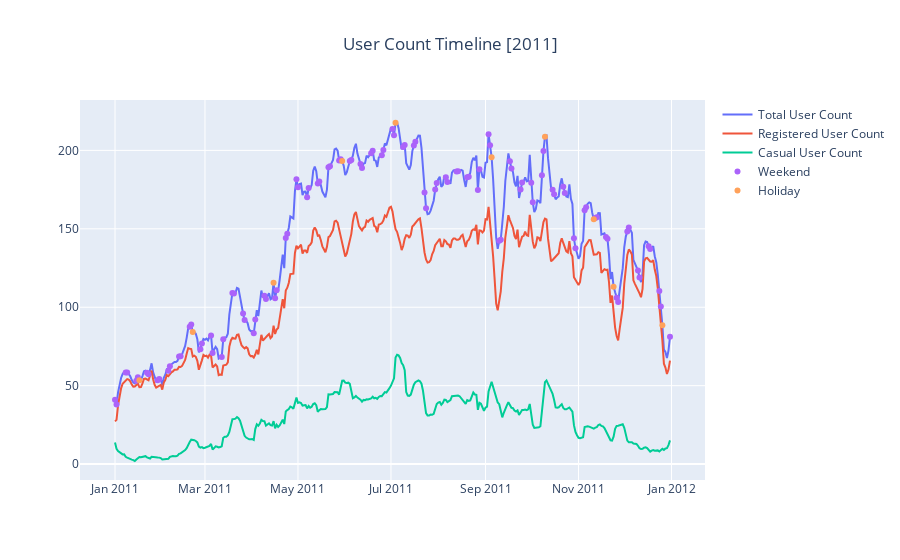

Notebook source saved alongside this figure:
### Code cell
fig0 = go.Figure()

line3 = df_roll_7d.registered['2011']
line4 = df_roll_7d.casual['2011']

fig0.update_layout(
    title={
        'text': 'User Count Timeline [2011]',
        'x':0.5,
        'xanchor': 'center'})
fig0.add_trace(go.Scatter(x=line1.index,y=line1.values, mode='lines', name='Total User Count'))
fig0.add_trace(go.Scatter(x=line3.index,y=line3.values, mode='lines', name='Registered User Count'))
fig0.add_trace(go.Scatter(x=line4.index,y=line4.values, mode='lines', name='Casual User Count'))
fig0.add_trace(go.Scatter(x=marker1.index,y=marker1.values, mode='markers', name='Weekend'))
fig0.add_trace(go.Scatter(x=marker2.index,y=marker2.values, mode='markers', name='Holiday'))

### Figure 1 — Plotly figure (JSON) as saved in the notebook; plotly's stock layout.template omitted (floating-point values rounded to 4 significant figures; data arrays with more than 128 entries replaced by an {"elided": "..."} marker saying what was removed)
{"data": [{"mode": "lines", "name": "Total User Count", "type": "scatter", "x": {"elided": "365 str values"}, "y": {"elided": "365 float values"}}, {"mode": "lines", "name": "Registered User Count", "type": "scatter", "x": {"elided": "365 str values"}, "y": {"elided": "365 float values"}}, {"mode": "lines", "name": "Casual User Count", "type": "scatter", "x": {"elided": "365 str values"}, "y": {"elided": "365 float values"}}, {"mode": "markers", "name": "Weekend", "type": "scatter", "x": ["2011-10-02", "2011-03-12", "2011-07-30", "2011-06-04", "2011-12-03", "2011-12-10", "2011-08-14", "2011-12-17", "2011-02-06", "2011-07-23", "2011-08-20", "2011-12-24", "2011-05-22", "2011-06-05", "2011-12-18", "2011-02-27", "2011-03-27", "2011-12-25", "2011-12-31", "2011-03-06", "2011-04-30", "2011-07-24", "2011-04-24", "2011-08-13", "2011-10-01", "2011-02-13", "2011-09-04", "2011-04-10", "2011-06-26", "2011-04-23", "2011-11-06", "2011-05-08", "2011-07-17", "2011-01-15", "2011-11-26", "2011-09-17", "2011-10-29", "2011-11-27", "2011-01-02", "2011-11-13", "2011-09-11", "2011-01-22", "2011-01-23", "2011-03-05", "2011-03-13", "2011-05-15", "2011-01-29", "2011-01-01", "2011-06-11", "2011-07-10", "2011-08-27", "2011-09-18", "2011-11-05", "2011-06-12", "2011-09-10", "2011-08-28", "2011-02-12", "2011-07-31", "2011-12-04", "2011-10-09", "2011-02-19", "2011-10-16", "2011-03-19", "2011-09-03", "2011-12-11", "2011-06-19", "2011-06-18", "2011-08-06", "2011-02-05", "2011-07-16", "2011-10-08", "2011-04-02", "2011-05-07", "2011-05-01", "2011-01-16", "2011-11-20", "2011-05-21", "2011-11-19", "2011-04-16", "2011-06-25", "2011-03-20", "2011-08-21", "2011-10-30", "2011-02-26", "2011-03-26", "2011-01-09", "2011-10-23", "2011-07-02", "2011-05-29", "2011-10-22", "2011-04-17", "2011-05-14", "2011-01-08", "2011-02-20", "2011-09-25", "2011-07-09", "2011-04-09", "2011-10-15", "2011-01-30", "2011-09-24", "2011-04-03", "2011-05-28", "2011-07-03", "2011-11-12", "2011-08-07"], "y": [166.9, 68.35, 175.0, 193.2, 148.3, 123.4, 186.8, 138.9, 62.34, 173.1, 182.9, 110.3, 189.8, 193.9, 137.1, 76.94, 91.79, 100.5, 81.14, 70.83, 181.6, 163.1, 146.9, 186.5, 179.4, 68.79, 203.3, 105.2, 200.2, 144.2, 163.8, 176.0, 205.6, 53.13, 106.0, 193.1, 143.9, 103.4, 37.93, 157.3, 143.0, 58.25, 57.2, 81.99, 79.61, 180.2, 53.53, 41.04, 191.4, 203.5, 174.7, 188.5, 161.9, 188.7, 142.4, 188.0, 68.58, 179.2, 150.8, 199.5, 87.55, 172.1, 109.1, 210.4, 119.0, 199.8, 198.1, 182.9, 59.49, 203.0, 184.1, 83.38, 170.2, 176.6, 55.4, 143.6, 189.2, 144.8, 105.8, 196.9, 108.8, 183.2, 137.7, 73.28, 95.99, 58.35, 172.8, 213.6, 194.3, 176.8, 110.8, 178.9, 58.44, 88.94, 179.5, 202.1, 107.3, 174.9, 54.21, 175.1, 92.2, 193.6, 209.7, 156.9, 179.8]}, {"mode": "markers", "name": "Holiday", "type": "scatter", "x": ["2011-07-04", "2011-09-05", "2011-04-15", "2011-02-21", "2011-01-17", "2011-11-24", "2011-10-10", "2011-05-30", "2011-11-11", "2011-12-26"], "y": [217.6, 195.7, 115.7, 84.14, 53.49, 113.1, 208.7, 193.3, 156.1, 88.45]}], "layout": {"title": {"text": "User Count Timeline [2011]", "x": 0.5, "xanchor": "center"}}}
